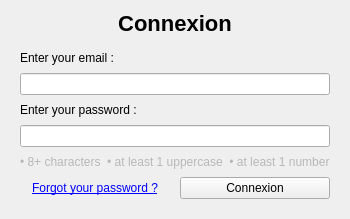
<?xml version="1.0" encoding="UTF-8"?>
<ui version="4.0">
 <class>LoginPage</class>
 <widget class="QWidget" name="LoginPage">
  <layout class="QVBoxLayout" name="vlLogin">
   <item>
    <widget class="QLabel" name="loginTitle">
     <property name="text"><string>Connexion</string></property>
     <property name="alignment"><set>Qt::AlignHCenter</set></property>
     <property name="margin"><number>6</number></property>
     <property name="styleSheet"><string>QLabel{font-size:22px;font-weight:600;}</string></property>
    </widget>
   </item>
   <item>
    <widget class="QWidget" name="formLogin">
     <layout class="QGridLayout" name="gridLogin">
      <property name="horizontalSpacing"><number>10</number></property>
      <property name="verticalSpacing"><number>8</number></property>

      <item row="0" column="0">
       <widget class="QLabel" name="lblEmail">
        <property name="text"><string>Enter your email :</string></property>
       </widget>
      </item>
      <item row="1" column="0" colspan="2">
       <widget class="QLineEdit" name="editEmail"/>
      </item>

      <item row="2" column="0">
       <widget class="QLabel" name="lblPwd">
        <property name="text"><string>Enter your password :</string></property>
       </widget>
      </item>
      <item row="3" column="0" colspan="2">
       <widget class="QLineEdit" name="editPwd">
        <property name="echoMode"><enum>QLineEdit::Password</enum></property>
       </widget>
      </item>

      <item row="4" column="0" colspan="2">
       <widget class="QLabel" name="pwdHelp">
        <property name="text"><string>• 8+ characters  • at least 1 uppercase  • at least 1 number</string></property>
        <property name="styleSheet"><string>QLabel{color:palette(mid);font-size:12px;}</string></property>
       </widget>
      </item>

      <item row="5" column="0">
       <widget class="QPushButton" name="linkForgot">
        <property name="text"><string>Forgot your password ?</string></property>
        <property name="flat"><bool>true</bool></property>
        <property name="styleSheet">
         <string>QPushButton{background:transparent;color:palette(link);text-decoration:underline;border:none;}</string>
        </property>
       </widget>
      </item>
      <item row="5" column="1">
       <widget class="QPushButton" name="btnLogin">
        <property name="text"><string>Connexion</string></property>
        <property name="minimumWidth"><number>120</number></property>
       </widget>
      </item>
     </layout>
    </widget>
   </item>
  </layout>
 </widget>
 <resources/>
 <connections/>
</ui>
